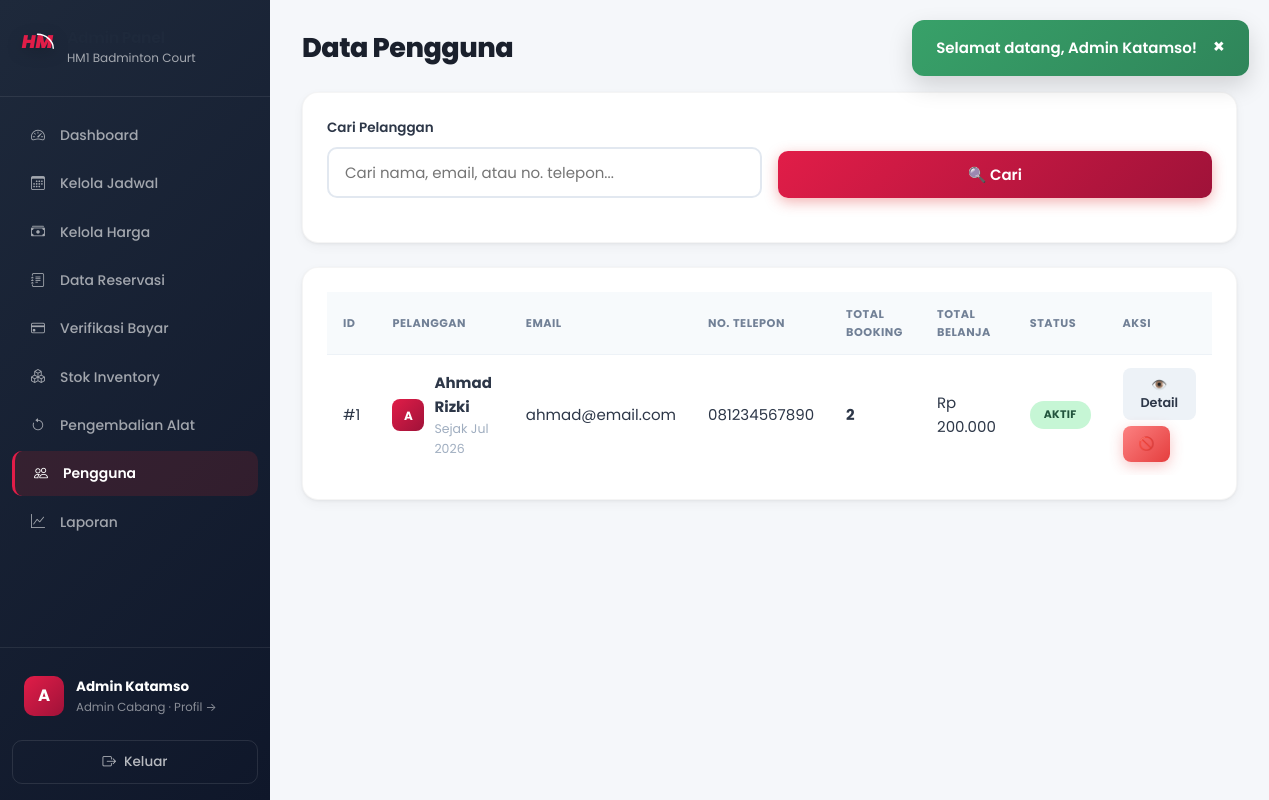
Screenshot of /admin/pengguna.php (signed in) with the database file from the repository.
### tables this page shows
CREATE TABLE IF NOT EXISTS cabang (
    id INT AUTO_INCREMENT PRIMARY KEY,
    nama VARCHAR(100) NOT NULL COMMENT 'Nama cabang',
    alamat VARCHAR(255) NOT NULL COMMENT 'Alamat lengkap cabang',
    jumlah_lapangan INT NOT NULL DEFAULT 0 COMMENT 'Jumlah lapangan di cabang',
    no_telepon VARCHAR(20) DEFAULT NULL COMMENT 'Nomor telepon cabang',
    created_at TIMESTAMP DEFAULT CURRENT_TIMESTAMP,
    
    INDEX idx_nama (nama)
);

CREATE TABLE IF NOT EXISTS users (
    id INT AUTO_INCREMENT PRIMARY KEY,
    nama VARCHAR(100) NOT NULL COMMENT 'Nama lengkap',
    email VARCHAR(100) UNIQUE NOT NULL COMMENT 'Email untuk login',
    password VARCHAR(255) NOT NULL COMMENT 'Password terenkripsi bcrypt',
    no_telepon VARCHAR(20) NOT NULL COMMENT 'Nomor WhatsApp/telepon',
    role ENUM('user', 'admin', 'owner') DEFAULT 'user' COMMENT 'user=pelanggan, admin=admin cabang, owner=pemilik',
    cabang_id INT DEFAULT NULL COMMENT 'Cabang yang dikelola (khusus admin)',
    is_active TINYINT(1) DEFAULT 1 COMMENT '1=aktif, 0=nonaktif',
    foto VARCHAR(255) DEFAULT NULL COMMENT 'Path foto profil',
    created_at TIMESTAMP DEFAULT CURRENT_TIMESTAMP COMMENT 'Tanggal registrasi',
    
    INDEX idx_email (email),
    INDEX idx_role (role)
);

### config/functions.php (called while the page is built, shortened)
<?php
function getCabangById($id) {
    $db = getDB();
    $stmt = $db->prepare("SELECT * FROM cabang WHERE id = ?");
    $stmt->execute([$id]);
    return $stmt->fetch();
}
function formatRupiah($angka) {
    return 'Rp ' . number_format($angka, 0, ',', '.');
}
function paginate($query, $params, $page = 1, $perPage = 10) {
    $db = getDB();
    $countQuery = $query;
    $countQuery = preg_replace('/\s+ORDER\s+BY\s+.+$/i', '', $countQuery);
    if (preg_match('/\bGROUP\s+BY\b/i', $countQuery)) {
        $countSql = "SELECT COUNT(*) FROM (" . $countQuery . ") as count_tbl";
    } else {
        $countSql = preg_replace('/^SELECT\s+.+?\s+FROM\s+/is', 'SELECT COUNT(*) FROM ', $countQuery);
    }
    try {
        $stmt = $db->prepare($countSql);
        $stmt->execute($params);
        $total = (int) $stmt->fetchColumn();
    } catch (PDOException $e) {
        $stmt = $db->prepare($countQuery);
        $stmt->execute($params);
        $total = $stmt->rowCount();
    }
    $perPage = (int)$perPage;
    $totalPages = max(1, ceil($total / $perPage));
    $page = max(1, min((int)$page, $totalPages));
    $offset = (int)(($page - 1) * $perPage);
    $dataSql = $query . " LIMIT $perPage OFFSET $offset";
    $stmt = $db->prepare($dataSql);
    $stmt->execute($params);
    $data = $stmt->fetchAll();
    return [
        'data' => $data,
        'total' => $total,
        'page' => $page,
        'perPage' => $perPage,
        'totalPages' => $totalPages,
        'hasNext' => $page < $totalPages,
        'hasPrev' => $page > 1
    ];
}
function getUsersByBranchPaginated($cabang_id, $search = '', $page = 1, $perPage = 10) {
    $where = ["l.cabang_id = ?", "u.role = 'user'"];
    $params = [$cabang_id];
    $sql = "SELECT DISTINCT u.*, COUNT(r.id) as total_booking, COALESCE(SUM(r.total_harga), 0) as total_spending
        FROM users u
        JOIN reservasi r ON u.id = r.user_id
        JOIN lapangan l ON r.lapangan_id = l.id
        WHERE " . implode(' AND ', $where) . "
        GROUP BY u.id
        ORDER BY u.nama";
    return paginate($sql, $params, $page, $perPage);
}
?>

### admin/pengguna.php (the view, shortened to what this page needs)
<?php
$cabang_id = getAdminCabangId();
$search = trim($_GET['search'] ?? '');
$page = max(1, (int)($_GET['page'] ?? 1));
$paginasi = getUsersByBranchPaginated($cabang_id, $search, $page, 10);
$active_page = 'pengguna';
require_once __DIR__ . '/../includes/header.php';
?>
<div class="dashboard-layout">
    <?php require_once __DIR__ . '/../includes/sidebar_admin.php'; ?>
    <main class="main-content">
        <header class="page-header">
            <h1>Data Pengguna</h1>
            <span class="badge badge-info"><?php echo $paginasi['total']; ?> pelanggan</span>
        </header>
        <div class="content-section">
            <form method="GET" action="" class="filter-form">
                <div class="form-row">
                    <div class="form-group" style="flex:3;">
                        <label>Cari Pelanggan</label>
                        <input type="text" name="search" value="<?php echo htmlspecialchars($search); ?>" placeholder="Cari nama, email, atau no. telepon...">
                    </div>
                    <div class="form-group" style="flex:1;">
                        <label>&nbsp;</label>
                        <button type="submit" class="btn btn-primary btn-full">🔍 Cari</button>
                    </div>
                </div>
            </form>
        </div>
        <div class="content-section">
            <?php if (empty($paginasi['data'])): ?>
                <div class="empty-state">
                    <span>👥</span>
                    <p><?php echo $search ? 'Tidak ditemukan pelanggan dengan kata kunci "' . htmlspecialchars($search) . '"' : 'Belum ada pelanggan'; ?></p>
                </div>
            <?php else: ?>
            <div class="table-responsive">
                <table class="data-table">
                    <thead>
                        <tr><th>ID</th><th>Pelanggan</th><th>Email</th><th>No. Telepon</th><th>Total Booking</th><th>Total Belanja</th><th>Status</th><th>Aksi</th></tr>
                    </thead>
                    <tbody>
                        <?php foreach ($paginasi['data'] as $u): ?>
                        <tr>
                            <td>#<?php echo $u['id']; ?></td>
                            <td>
                                <div class="user-cell">
                                    <div class="user-avatar-sm"><?php echo strtoupper(substr($u['nama'], 0, 1)); ?></div>
                                    <div>
                                        <strong><?php echo $u['nama']; ?></strong>
                                        <small style="display:block;color:#a0aec0;">Sejak <?php echo date('M Y', strtotime($u['created_at'])); ?></small>
                                    </div>
                                </div>
                            </td>
                            <td><?php echo $u['email']; ?></td>
                            <td><?php echo $u['no_telepon']; ?></td>
                            <td><strong><?php echo $u['total_booking']; ?></strong></td>
                            <td><?php echo formatRupiah($u['total_spending']); ?></td>
                            <td>
                                <span class="badge <?php echo $u['is_active'] ? 'badge-confirmed' : 'badge-cancelled'; ?>">
                                    <?php echo $u['is_active'] ? 'Aktif' : 'Nonaktif'; ?>
                                </span>
                            </td>
                            <td class="action-cell">
                                <button class="btn btn-sm btn-secondary" onclick="showUserDetail(<?php echo htmlspecialchars(json_encode($u)); ?>)">👁️ Detail</button>
                                <a href="?toggle_user=<?php echo $u['id']; ?>&search=<?php echo urlencode($search); ?>&page=<?php echo $page; ?>"
                                   class="btn btn-sm <?php echo $u['is_active'] ? 'btn-danger' : 'btn-success'; ?>"
                                   onclick="return confirm('<?php echo $u['is_active'] ? 'Nonaktifkan' : 'Aktifkan'; ?> akun <?php echo $u['nama']; ?>?')">
                                    <?php echo $u['is_active'] ? '🚫' : '✅'; ?>
                                </a>
                            </td>
                        </tr>
                        <?php endforeach; ?>
                    </tbody>
                </table>
            </div>
            <?php endif; ?>
        </div>
    </main>
</div>
<?php require_once __DIR__ . '/../includes/footer.php'; ?>

### includes/sidebar_admin.php (shortened to what this page needs)
<?php
$admin_cabang = getCabangById($_SESSION['cabang_id'] ?? 0);
$admin_cabang_nama = $admin_cabang['nama'] ?? 'Admin Panel';
?>
<aside class="sidebar" id="app-sidebar">
    <div class="sidebar-brand">
        <span class="brand-icon">
            <svg width="35" height="30" viewBox="0 0 100 80" fill="none" xmlns="http://www.w3.org/2000/svg">
                <text x="5" y="55" fill="var(--primary)" font-family="'Poppins', sans-serif" font-weight="900" font-size="52" font-style="italic">HM</text>
            </svg>
        </span>
        <div>
            <h3>Admin Panel</h3>
            <small><?php echo htmlspecialchars($admin_cabang_nama); ?></small>
        </div>
    </div>
    <nav class="sidebar-nav">
        <a href="<?php echo BASE_URL; ?>admin/dashboard.php" class="nav-item <?php echo ($active_page ?? '') === 'dashboard' ? 'active' : ''; ?>">
            <span class="nav-icon"><i class="bi bi-speedometer2"></i></span><span>Dashboard</span>
        </a>
        <a href="<?php echo BASE_URL; ?>admin/jadwal.php" class="nav-item <?php echo ($active_page ?? '') === 'jadwal' ? 'active' : ''; ?>">
            <span class="nav-icon"><i class="bi bi-calendar3"></i></span><span>Kelola Jadwal</span>
        </a>
        <a href="<?php echo BASE_URL; ?>admin/harga.php" class="nav-item <?php echo ($active_page ?? '') === 'harga' ? 'active' : ''; ?>">
            <span class="nav-icon"><i class="bi bi-cash-stack"></i></span><span>Kelola Harga</span>
        </a>
        <a href="<?php echo BASE_URL; ?>admin/reservasi.php" class="nav-item <?php echo ($active_page ?? '') === 'reservasi' ? 'active' : ''; ?>">
            <span class="nav-icon"><i class="bi bi-journal-text"></i></span><span>Data Reservasi</span>
        </a>
        <a href="<?php echo BASE_URL; ?>admin/pembayaran.php" class="nav-item <?php echo ($active_page ?? '') === 'pembayaran' ? 'active' : ''; ?>">
            <span class="nav-icon"><i class="bi bi-credit-card"></i></span>
            <span>Verifikasi Bayar</span>
        </a>
        <a href="<?php echo BASE_URL; ?>admin/inventory.php" class="nav-item <?php echo ($active_page ?? '') === 'inventory' ? 'active' : ''; ?>">
            <span class="nav-icon"><i class="bi bi-boxes"></i></span><span>Stok Inventory</span>
        </a>
        <a href="<?php echo BASE_URL; ?>admin/pengembalian.php" class="nav-item <?php echo ($active_page ?? '') === 'pengembalian' ? 'active' : ''; ?>">
            <span class="nav-icon"><i class="bi bi-arrow-counterclockwise"></i></span><span>Pengembalian Alat</span>
        </a>
        <a href="<?php echo BASE_URL; ?>admin/pengguna.php" class="nav-item <?php echo ($active_page ?? '') === 'pengguna' ? 'active' : ''; ?>">
            <span class="nav-icon"><i class="bi bi-people"></i></span><span>Pengguna</span>
        </a>
        <a href="<?php echo BASE_URL; ?>admin/laporan.php" class="nav-item <?php echo ($active_page ?? '') === 'laporan' ? 'active' : ''; ?>">
            <span class="nav-icon"><i class="bi bi-graph-up"></i></span><span>Laporan</span>
        </a>
    </nav>
    <div class="sidebar-footer">
        <a href="<?php echo BASE_URL; ?>admin/profil.php" class="user-profile <?php echo ($active_page ?? '') === 'profil' ? 'profile-active' : ''; ?>" style="text-decoration:none;color:inherit;">
            <div class="user-avatar"><?php echo htmlspecialchars(strtoupper(substr($_SESSION['nama'], 0, 1))); ?></div>
            <div class="user-info">
                <strong><?php echo htmlspecialchars($_SESSION['nama']); ?></strong>
                <small>Admin Cabang · Profil &rarr;</small>
            </div>
        </a>
        <a href="<?php echo BASE_URL; ?>auth/logout.php" class="btn btn-logout">
            <span><i class="bi bi-box-arrow-right"></i></span> Keluar
        </a>
    </div>
</aside>

### assets/css/design-system.css (style rules this page uses)
:root { --primary: #E11D48; --primary-dark: #BE123C; --primary-light: #FFE4E6; --primary-50: #FFF1F2; --primary-100: #FFE4E6; --primary-200: #FECDD3; --primary-500: #F43F5E; --primary-600: #E11D48; --primary-700: #BE123C; --primary-800: #9F1239; --primary-900: #881337; --secondary: #0F172A; --secondary-dark: #020617; --secondary-light: #1E293B; --secondary-50: #F8FAFC; --secondary-100: #F1F5F9; --secondary-200: #E2E8F0; --secondary-300: #CBD5E1; --secondary-400: #94A3B8; --secondary-500: #64748B; --secondary-600: #475569; --secondary-700: #334155; --secondary-800: #1E293B; --secondary-900: #0F172A; --accent: #FFB300; --accent-dark: #D97706; --accent-light: #FEF3C7; --success: #16A34A; --success-light: #DCFCE7; --success-dark: #15803D; --warning: #F59E0B; --warning-light: #FEF3C7; --warning-dark: #D97706; --danger: #DC2626; --danger-light: #FEE2E2; --danger-dark: #B91C1C; --info: #2563EB; --info-light: #DBEAFE; --info-dark: #1D4ED8; --bg-body: #F8FAFC; --bg-surface: #FFFFFF; --bg-surface-hover: #F1F5F9; --bg-muted: #F1F5F9; --bg-overlay: rgba(15, 23, 42, 0.6); --text-primary: #1E293B; --text-secondary: #64748B; --text-muted: #94A3B8; --text-inverse: #FFFFFF; --text-link: #DC2626; --border: #E2E8F0; --border-light: #F1F5F9; --border-dark: #CBD5E1; --border-focus: #DC2626; --shadow-xs: 0 1px 2px rgba(0, 0, 0, 0.05); --shadow-sm: 0 1px 3px rgba(0, 0, 0, 0.06), 0 1px 2px rgba(0, 0, 0, 0.04); --shadow-md: 0 4px 6px -1px rgba(0, 0, 0, 0.07), 0 2px 4px -2px rgba(0, 0, 0, 0.05); --shadow-lg: 0 10px 15px -3px rgba(0, 0, 0, 0.08), 0 4px 6px -4px rgba(0, 0, 0, 0.04); --shadow-xl: 0 20px 25px -5px rgba(0, 0, 0, 0.1), 0 8px 10px -6px rgba(0, 0, 0, 0.04); --shadow-2xl: 0 25px 50px -12px rgba(0, 0, 0, 0.2); --shadow-primary: 0 4px 14px rgba(220, 38, 38, 0.35); --shadow-card: 0 1px 3px rgba(0, 0, 0, 0.06), 0 4px 12px rgba(0, 0, 0, 0.04); --radius-sm: 6px; --radius-md: 10px; --radius-lg: 14px; --radius-xl: 20px; --radius-2xl: 24px; --radius-full: 9999px; --space-1: 4px; --space-2: 8px; --space-3: 12px; --space-4: 16px; --space-5: 20px; --space-6: 24px; --space-8: 32px; --space-10: 40px; --space-12: 48px; --space-16: 64px; --space-20: 80px; --font-sans: 'Poppins', 'Inter', 'Nunito Sans', 'Segoe UI', system-ui, -apple-system, sans-serif; --font-mono: 'JetBrains Mono', 'Fira Code', 'Courier New', monospace; --fw-light: 300; --fw-regular: 400; --fw-medium: 500; --fw-semibold: 600; --fw-bold: 700; --fw-extrabold: 800; --fw-black: 900; --fs-caption: 0.75rem; --fs-small: 0.8125rem; --fs-body: 0.9375rem; --fs-body-lg: 1rem; --fs-nav: 0.9rem; --fs-button: 0.9375rem; --fs-h4: 1.125rem; --fs-h3: 1.25rem; --fs-h2: 1.5rem; --fs-h1: 2rem; --fs-display: 2.5rem; --fs-display-lg: 3.5rem; --lh-tight: 1.2; --lh-snug: 1.375; --lh-normal: 1.6; --lh-relaxed: 1.75; --ls-tight: -0.5px; --ls-normal: 0; --ls-wide: 0.5px; --ls-wider: 1px; --transition-fast: 0.15s ease; --transition-base: 0.2s ease; --transition-smooth: 0.3s cubic-bezier(0.4, 0, 0.2, 1); --transition-bounce: 0.4s cubic-bezier(0.16, 1, 0.3, 1); --z-dropdown: 50; --z-sticky: 100; --z-fixed: 200; --z-overlay: 300; --z-modal: 400; --z-popover: 500; --z-toast: 600; --gradient-primary: linear-gradient(135deg, #E11D48 0%, #9F1239 100%); --gradient-secondary: linear-gradient(135deg, #1E293B 0%, #0F172A 100%); --gradient-accent: linear-gradient(135deg, #FFB300 0%, #D97706 100%); --gradient-hero: linear-gradient(135deg, #E11D48 0%, #881337 100%); --gradient-sidebar: linear-gradient(180deg, #1E293B 0%, #0F172A 100%); --gradient-success: linear-gradient(135deg, #10B981, #047857); --gradient-danger: linear-gradient(135deg, #EF4444, #C084FC); }
*, *::before, *::after { box-sizing: border-box; }
html { scroll-behavior: smooth; -webkit-text-size-adjust: 100%; }
body { font-family: var(--font-sans); font-size: var(--fs-body); font-weight: var(--fw-regular); line-height: var(--lh-normal); color: var(--text-primary); background-color: var(--bg-body); -webkit-font-smoothing: antialiased; -moz-osx-font-smoothing: grayscale; }
h1, h2, h3, h4, h5, h6 { font-family: var(--font-sans); font-weight: var(--fw-bold); line-height: var(--lh-tight); letter-spacing: var(--ls-tight); color: var(--text-primary); }
h1, .h1 { font-size: var(--fs-h1); font-weight: var(--fw-extrabold); }
h3, .h3 { font-size: var(--fs-h3); font-weight: var(--fw-bold); }

### rows the page displays
cabang: nama "HM1 Badminton Court"
users: id "1", nama "A", nama "Ahmad Rizki", created_at "Jul 2026", email "ahmad@email.com", no_telepon "081234567890", total_booking "2", total_spending "Rp 200.000", is_active "AKTIF"

### other values shown
$flash['message'] "Selamat datang, Admin Katamso!"
substr($_SESSION['nama'], 0, 1) "A"
$_SESSION['nama'] "Admin Katamso"
$paginasi['total'] "1"
